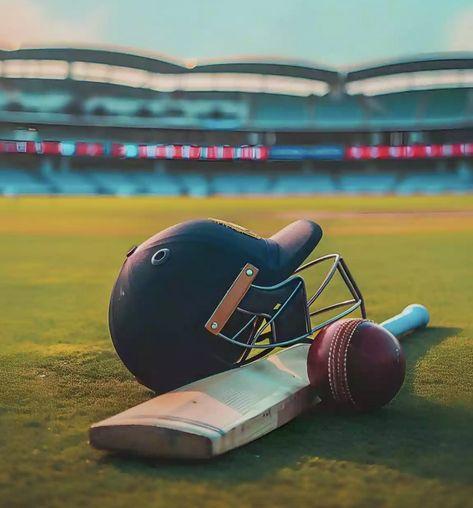
#> input picture input.jpg, 473 x 508 px
$ python 'post lab 3.1.py'
#> lines starting #> are read from the running program, lines starting #| are printed output that depends on the picture; after the words box and inside, x2 and y2 are one past the last pixel; in counts of white or black regions, pixels touching at a corner belong together
import cv2
import matplotlib.pyplot as plt
import numpy as np

image_path = "input.jpg"

image = cv2.imread(image_path, cv2.IMREAD_GRAYSCALE)
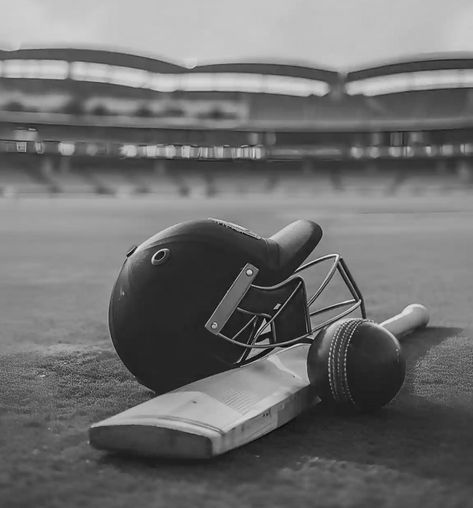
#> image: shape (508, 473); min 0, max 239, mean 111.4

if image is None:
    print("Error: Image not found")
    exit()

blurred_image = cv2.GaussianBlur(image, (5, 5), 1.4)

edges = cv2.Canny(blurred_image, 50, 150)
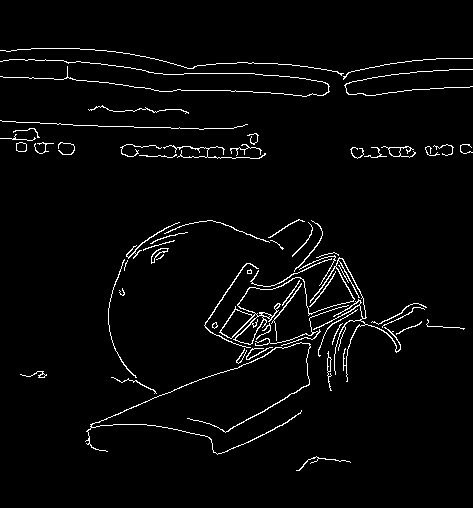
#> edges: shape (508, 473); 3% white in thin lines or dots, all inside (x1, y1, x2, y2) = (0, 48, 473, 471)

plt.figure(figsize=(10, 5))

plt.subplot(1, 2, 1)
plt.title("Original Image")
plt.imshow(image, cmap="gray")
plt.axis("off")

plt.subplot(1, 2, 2)
plt.title("Edge Detected Image || CS24070")
plt.imshow(edges, cmap="gray")
plt.axis("off")

plt.show()
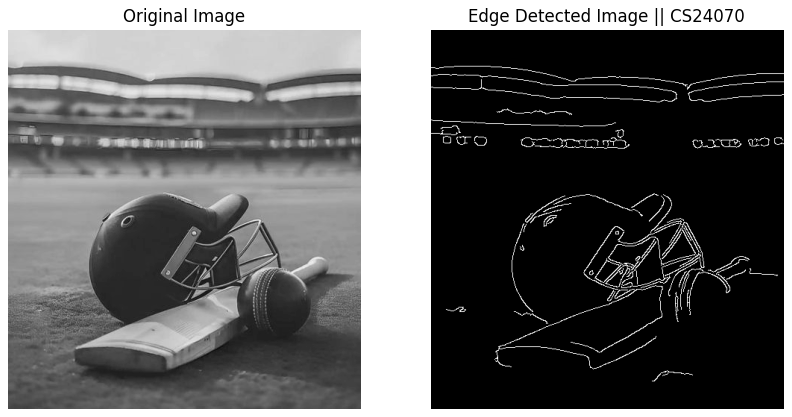
#> figure drawn by matplotlib, 2 panels

$ run again, with Brightness & contrast.jpg copied over input.jpg
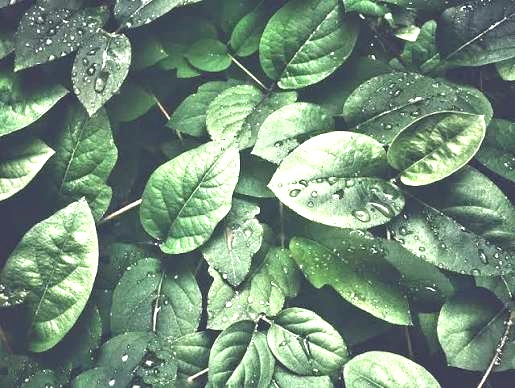
#> input picture Brightness & contrast.jpg, 515 x 388 px
#> `edges = cv2.Canny(blurred_image, 50, 150)`:
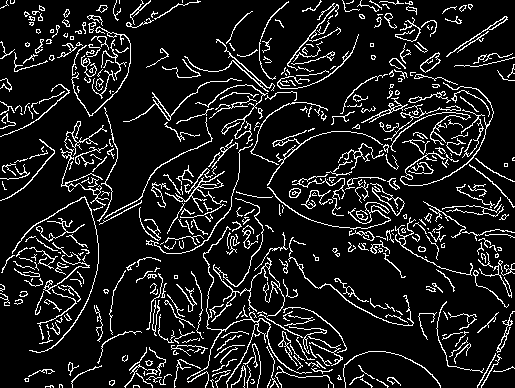
#> edges: shape (388, 515); 11.2% white in thin lines or dots
#> `plt.show()`:
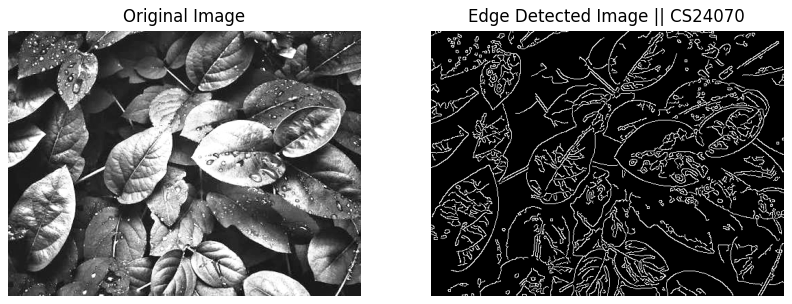
#> figure drawn by matplotlib, 2 panels

$ run again, with Sunflower.jpg copied over input.jpg
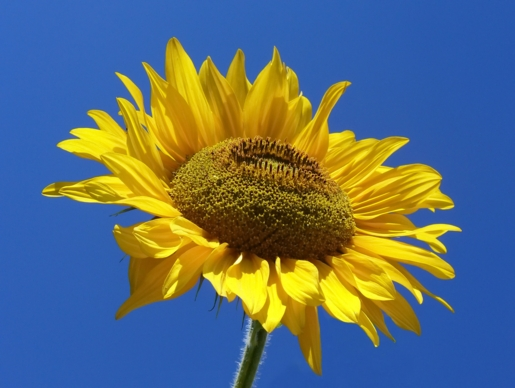
#> input picture Sunflower.jpg, 515 x 388 px
#> `edges = cv2.Canny(blurred_image, 50, 150)`:
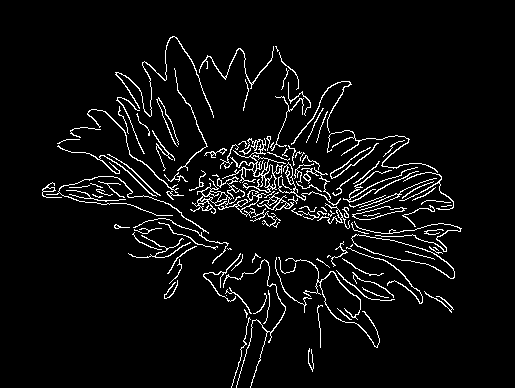
#> edges: shape (388, 515); 5.3% white in thin lines or dots, all inside (x1, y1, x2, y2) = (42, 36, 462, 388)
#> `plt.show()`:
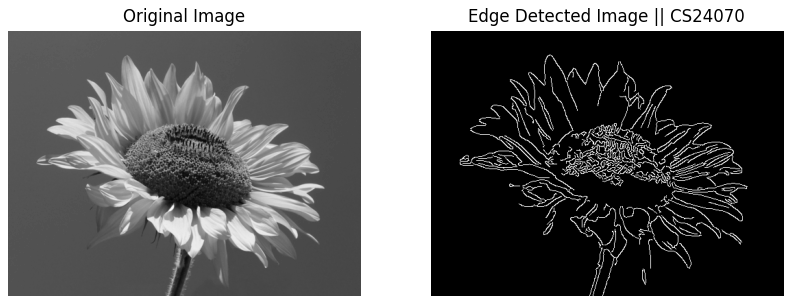
#> figure drawn by matplotlib, 2 panels
